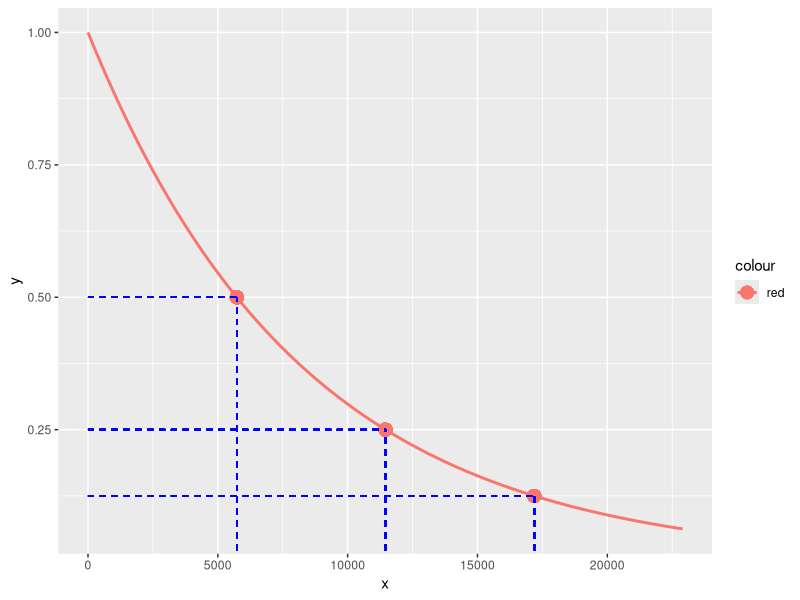

Here is the R script that generated this plot:
## ---- chunk 1
hl.C14<-5730
x<-seq(0,4*hl.C14,100)

y0=1
y=y0*exp(-log(2)*x/hl.C14)

h1<-data.frame(x,y)
## ---- chunk 2
library(ggplot2)
h1p<-ggplot(data=h1,aes(x=x,y=y,color="red"))+geom_line(size=1)

for (n in 1:3){
  h1p<-h1p+geom_point(x=n*hl.C14,y=y0*exp(-n*log(2)),size=4)
  h1p<-h1p+geom_segment(x=n*hl.C14,y=0,xend=n*hl.C14,yend=y0*exp(-n*log(2)),colour="blue",linetype="dashed")
  h1p<-h1p+geom_segment(x=0,y=y0*exp(-n*log(2)),xend=n*hl.C14,yend=y0*exp(-n*log(2)),colour="blue",linetype="dashed")
}
h1p

